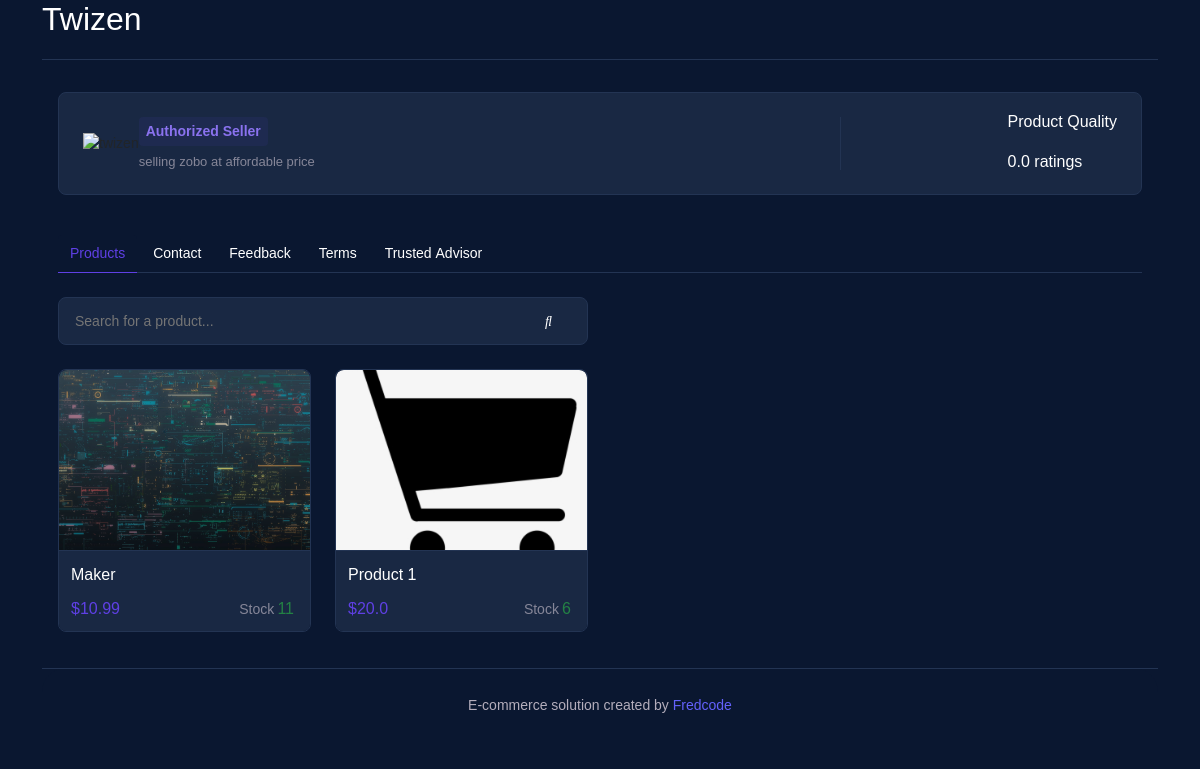
The app's page /store/twizen with its own data.
### seller/models.py (models this page shows, shortened)
class Profile(models.Model):
    user = models.OneToOneField(User, on_delete=models.CASCADE, blank=True)
    name = models.CharField(max_length= 200, null=True, unique=True)
    bio = models.CharField(max_length=500, null=True)
    logo = models.ImageField(null = True, blank = True, upload_to = 'images/profiles', default = "images/profiles/profile.png")

class Product(models.Model):
    profile = models.ForeignKey(Profile, on_delete= models.CASCADE, blank=True)
    name = models.CharField(max_length=150, null=True)
    description = models.CharField(max_length=200, null=True)
    stock = models.IntegerField(default=0,null= True, blank=True)
    price = models.FloatField()
    image = models.ImageField(null = True, blank = True,upload_to = 'images/products', default="images/products/product.png")

### seller/views.py (the view)
# urls.py: path('store/<str:profile_name>', views.store, name='store'),
def store(request, profile_name):
    get_store = Profile.objects.filter(name = profile_name )
    if get_store.exists():
        get_store = get_store.first()
        products = Product.objects.filter(profile = get_store).all()
        context= {
            'store': get_store,
            'products':products
        }
        return  render(request, "store.html", context)
    else:
        messages.error(request, "The store does not exist")
        return redirect("home")

### seller/templates/store.html (shortened to what this page needs)
<!DOCTYPE html>
{% load static %}
<html lang="en">
<head>
    <link href="https://cdn.jsdelivr.net/npm/bootstrap@5.2.0/dist/css/bootstrap.min.css" rel="stylesheet">
    <link rel="stylesheet" href="{% static 'style/store/main.css'%}">
</head>
<body>
    <div class="container">
        <div class="header">
            <h2>{{store.name|title}}</h2>
        </div>
        <div class="contents">
            <div class="store">
                <div class="sellix-banner-container">
                    <div class="sellix-banner products-sold-hide">
                        <div class="sellix-banner-info">
                            <div class="sellix-banner-avatar-container">
                               <img src="" alt="{{store.name}}">
                            </div>
                            <div class="sellix-banner-description">
                                <div>
                                    <div class="sellix-banner-subscription pro">Authorized Seller</div>
                                </div>
                                <div class="sellix-banner-info-message">
                                    {{store.bio}}
                                </div>
                            </div>
                        </div>
                        <div class="sellix-banner-feedback">
                            <div>
                                <div>Product Quality</div>
                                <div class="sellix-banner-feedback-star">
                                    <span>
                                        0.0 ratings
                                    </span>
                                </div>
                            </div>
                        </div>
                    </div>
                    <div class="sellix-banner-navs">
                        <div>
                            <a class="active" href="/">Products</a>
                            <a class="" href="/contact">Contact</a>
                            <a class="" href="/feedback">Feedback</a>
                            <a class="" href="/terms">Terms</a>
                            <a class="" href="/trust">Trusted&nbsp;<span>Advisor</span></a>
                        </div>
                    </div>
                </div>
                <div class="sellix-product-list-container">
                    <div class="sellix-product-list">
                        <div class="sellix-product-list-header">
                            <label class="sellix-shop-search" for="shop-search">
                                <i class="fa-regular fa-search"></i>
                                <input id="shop-search" autocomplete="off" placeholder="Search for a product..." value="">
                            </label>
                        </div>
                        <div class="infinite-scroll-component__outerdiv">
                            <div class="infinite-scroll-component" style="height: auto; overflow: auto;">
                                <div class="sellix-product-list-body" style="position: relative;">
                                    {% for product in products%}
                                    <div class="sellix-product-list-card-container" style="width: 25%;">
                                        <div class="d-flex w-100 position-relative">
                                            <div class="sellix-card-container">
                                                <div class="sellix-card unselectable">
                                                    <div class="sellix-card-image">
                                                        <a href="{% url 'product' store.name product.id %}"><img src="{{product.image.url}}" alt=""></a>
                                                    </div>
                                                    <div class="sellix-card-info">
                                                        <div class="sellix-card-title">
                                                            {{product.name|title}}
                                                        </div>
                                                        <div class="sellix-card-description justify-content-between">
                                                            <span class="sellix-card-price">${{product.price}}</span>
                                                            <span class="sellix-card-stock">Stock<span style="font-size:1rem;margin-left:.2rem;color:#28a745">{{product.stock}}</span></span>
                                                        </div>
                                                    </div>
                                                </div>
                                            </div>
                                        </div>
                                    </div>
                                    {% endfor %}
                                </div>
                            </div>
                        </div>
                    </div>
                </div>
            </div>
        </div>
        <footer class="sellix-footer-wrapper">
            <div class="sellix-footer-copyright">
                        E-commerce solution created by
                        <a href="https://fredcodee.github.io/portfolio/" target="_blank">Fredcode</a>
                    </div>
        </footer>
    </div>
</body>
</html>

### records on screen
Profile: name "Twizen", bio "selling zobo at affordable price"
Product: image (picture), name "Maker", price "10.99", stock "11"
Product: image (picture), name "Product 1", price "20.0", stock "6"
